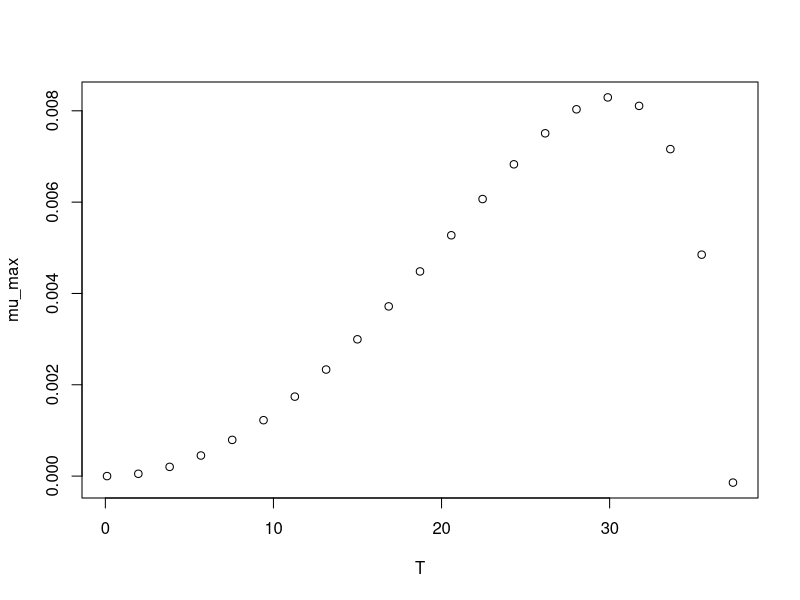

The R source for this figure:
#############################
# start of Parameter script
#############################
T <- seq(0.0999000999000999,37.3373,length.out=21)
#############################
# end of Parameter script
#############################
############################# 
# start of Model script Gropin ID 373 
#############################
 
# constant coefficients for this model
 
variables <- data.frame(T)
argumentsPar <- expand.grid(variables)
 
# heart of the model
response_surface <- function(T) {
   mumax <-(8.3*(10^-3)*(T-37.3)*((T-0.1)^2))/((30.2-0.1)*((30.2-0.1)*(T-30.2)-(30.2-37.3)*(30.2+0.1-2*T)))

return(mumax=mumax)
} 

# output parameters
mumax <- cbind(argumentsPar,response_surface(argumentsPar['T']))
colnames(mumax) <- c(colnames(argumentsPar),'mumax')
#############################
# End of Model script
#############################
############################# 
# start of Visualisation script Gropin ID 373 
#############################
plot(T,mumax$mumax,
                          xlab='T',
                          ylab='mu_max')
#############################
# End of Visualisation script
#############################
